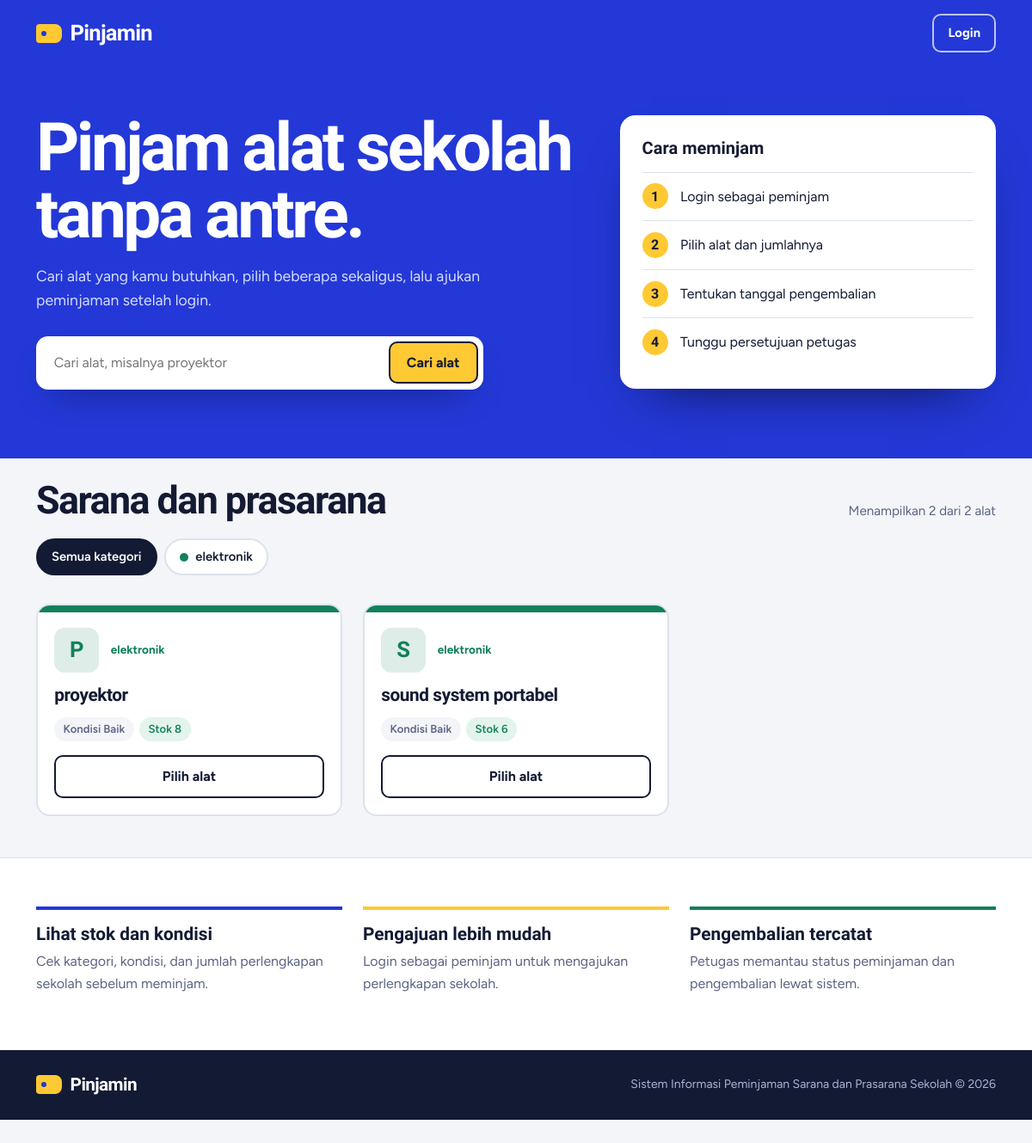
The page / on the database its author committed.
### tables this page shows
CREATE TABLE `alat` (
  `id_alat` int(11) NOT NULL,
  `id_kategori` int(11) NOT NULL,
  `nama_alat` varchar(100) NOT NULL,
  `stok` int(11) NOT NULL DEFAULT 0,
  `kondisi` enum('baik','rusak','','') NOT NULL DEFAULT 'baik'
);

CREATE TABLE `kategori` (
  `id_kategori` int(11) NOT NULL,
  `nama_kategori` varchar(50) NOT NULL
);

### index.php (the view, shortened to what this page needs)
<?php
include 'koneksi.php';
$alatSekolah = [];
$kategoriList = [];
$query = mysqli_query($koneksi, "
    SELECT a.id_alat, a.nama_alat, a.stok, a.kondisi,
           k.id_kategori, k.nama_kategori
    FROM alat a
    LEFT JOIN kategori k ON a.id_kategori = k.id_kategori
    ORDER BY k.nama_kategori ASC, a.nama_alat ASC
");
if ($query) {
    while ($row = mysqli_fetch_assoc($query)) {
        $alatSekolah[] = $row;
        if (!empty($row['nama_kategori'])) {
            $kategoriList[$row['id_kategori']] = $row['nama_kategori'];
        }
    }
}
function e($value) {
    return htmlspecialchars((string) ($value ?? ''), ENT_QUOTES, 'UTF-8');
}
$paletKategori = ['#2338d6', '#d9480f', '#12805c', '#7c3aed', '#b45309', '#0b7285'];
function warnaKategori($id, $palet) {
    return $palet[(int) $id % count($palet)];
}
function hurufAwal($teks) {
    $teks = trim((string) $teks);
    return function_exists('mb_substr')
        ? mb_strtoupper(mb_substr($teks, 0, 1, 'UTF-8'), 'UTF-8')
        : strtoupper(substr($teks, 0, 1));
}
$sudahLogin = isset($_SESSION['login'])
    && ($_SESSION['role'] ?? '') === 'peminjam'
    && isset($_SESSION['id_peminjam']);
?>
<!DOCTYPE html>
<html lang="id">
<head>
    <link href="https://cdn.jsdelivr.net/npm/bootstrap@5.3.3/dist/css/bootstrap.min.css" rel="stylesheet">
</head>
<body>
<nav class="site-nav py-3">
    <div class="container d-flex justify-content-between align-items-center flex-wrap gap-3">
        <a class="brand" href="index.php">
            <span class="brand-mark" aria-hidden="true"></span>Pinjamin
        </a>
        <div class="nav-user">
            <?php if ($sudahLogin): ?>
                <span class="nav-user-name">
                    Halo, <?= e($_SESSION['username'] ?? 'Peminjam') ?>
                </span>
                <a href="peminjam/index.php" class="btn-ghost">Dashboard Peminjam</a>
                <a href="logout.php" class="btn-ghost"
                   onclick="return confirm('Yakin ingin keluar?')">Logout</a>
            <?php else: ?>
                <a href="login.php" class="btn-ghost">Login</a>
            <?php endif; ?>
        </div>
    </div>
</nav>
<header class="hero">
    <div class="container">
        <div class="row align-items-center g-5">
            <div class="col-lg-7">
                <h1>Pinjam alat sekolah tanpa antre.</h1>
                <p class="hero-copy">
                    Cari alat yang kamu butuhkan, pilih beberapa sekaligus,
                    lalu ajukan peminjaman setelah login.
                </p>
                <form class="search-box" id="form-cari" role="search">
                    <input
                        type="search"
                        id="cari"
                        placeholder="Cari alat, misalnya proyektor"
                        autocomplete="off">
                    <button type="submit" class="btn-main">Cari alat</button>
                </form>
            </div>
            <div class="col-lg-5">
                <div class="how-card">
                    <h2>Cara meminjam</h2>
                    <ol>
                        <li>Login sebagai peminjam</li>
                        <li>Pilih alat dan jumlahnya</li>
                        <li>Tentukan tanggal pengembalian</li>
                        <li>Tunggu persetujuan petugas</li>
                    </ol>
                </div>
            </div>
        </div>
    </div>
</header>
<section class="inventory-section" id="daftar-sarpras">
    <div class="container">
        <div class="inventory-head">
            <h2 class="section-heading">Sarana dan prasarana</h2>
            <p class="hasil-info" id="hasil-info" aria-live="polite"></p>
        </div>
        <div class="category-list" aria-label="Filter kategori">
            <button type="button" class="category-button active" data-category="all">
                Semua kategori
            </button>
            <?php foreach ($kategoriList as $idKategori => $namaKategori): ?>
                <button
                    type="button"
                    class="category-button"
                    style="--c: <?= e(warnaKategori($idKategori, $paletKategori)) ?>"
                    data-category="<?= (int) $idKategori ?>">
                    <span class="dot" aria-hidden="true"></span>
                    <?= e($namaKategori) ?>
                </button>
            <?php endforeach; ?>
        </div>
        <div class="row g-4" id="daftar-item">
            <?php if (count($alatSekolah) > 0): ?>
                <?php foreach ($alatSekolah as $item): ?>
                    <?php
                    $stok = (int) $item['stok'];
                    $kondisiBaik = $item['kondisi'] === 'baik';
                    $tersedia = $stok > 0 && $kondisiBaik;
                    $warna = warnaKategori($item['id_kategori'] ?? null, $paletKategori);
                    $idAlat = (int) $item['id_alat'];
                    ?>
                    <div
                        class="col-sm-6 col-lg-4 item-column"
                        data-category="<?= (int) ($item['id_kategori'] ?? 0) ?>"
                        data-nama="<?= e(strtolower($item['nama_alat'] . ' ' . ($item['nama_kategori'] ?? ''))) ?>">
                        <article class="item-card<?= $tersedia ? '' : ' unavailable' ?>"
                                 style="--c: <?= e($warna) ?>">
                            <div class="item-body">
                                <div class="item-top">
                                    <div class="item-tile" aria-hidden="true">
                                        <?= e(hurufAwal($item['nama_alat'])) ?>
                                    </div>
                                    <p class="item-category">
                                        <?= e($item['nama_kategori'] ?? 'Belum berkategori') ?>
                                    </p>
                                </div>
                                <h3 class="item-name"><?= e($item['nama_alat']) ?></h3>
                                <div class="item-meta">
                                    <span class="chip">
                                        Kondisi <?= e(ucfirst($item['kondisi'])) ?>
                                    </span>
                                    <?php if ($tersedia && $stok <= 3): ?>
                                        <span class="chip low">Sisa <?= $stok ?></span>
                                    <?php elseif ($tersedia): ?>
                                        <span class="chip ok">Stok <?= $stok ?></span>
                                    <?php elseif ($stok <= 0): ?>
                                        <span class="chip bad">Stok habis</span>
                                    <?php else: ?>
                                        <span class="chip bad">Tidak layak pinjam</span>
                                    <?php endif; ?>
                                </div>
                                <div class="item-action">
                                    <?php if ($tersedia): ?>
                                        <button
                                            type="button"
                                            class="pilih-alat"
                                            data-id="<?= $idAlat ?>"
                                            data-stok="<?= $stok ?>"
                                            aria-pressed="false"
                                            onclick="pilihAlat(this)">
                                            Pilih alat
                                        </button>
                                    <?php else: ?>
                                        <button type="button" class="pilih-alat" disabled>
                                            Tidak bisa dipinjam
                                        </button>
                                    <?php endif; ?>
                                </div>
                            </div>
                        </article>
                    </div>
                <?php endforeach; ?>
            <?php endif; ?>
        </div>
    </div>
</section>
<section class="about-section">
    <div class="container">
        <div class="row g-4">
            <div class="col-md-4">
                <div class="about-item" style="--c: #2338d6">
                    <h3>Lihat stok dan kondisi</h3>
                    <p>Cek kategori, kondisi, dan jumlah perlengkapan sekolah sebelum meminjam.</p>
                </div>
            </div>
            <div class="col-md-4">
                <div class="about-item" style="--c: #ffc933">
                    <h3>Pengajuan lebih mudah</h3>
                    <p>Login sebagai peminjam untuk mengajukan perlengkapan sekolah.</p>
                </div>
            </div>
            <div class="col-md-4">
                <div class="about-item" style="--c: #12805c">
                    <h3>Pengembalian tercatat</h3>
                    <p>Petugas memantau status peminjaman dan pengembalian lewat sistem.</p>
                </div>
            </div>
        </div>
    </div>
</section>
<footer>
    <div class="container d-flex flex-column flex-md-row justify-content-between align-items-center gap-2">
        <a class="brand" href="index.php" style="font-size:1.3rem">
            <span class="brand-mark" aria-hidden="true"></span>Pinjamin
        </a>
        <small>Sistem Informasi Peminjaman Sarana dan Prasarana Sekolah &copy; 2026</small>
    </div>
</footer>
</body>
</html>

### rows shown on the page
alat: nama_alat "P", id_kategori.nama_kategori "elektronik", nama_alat "proyektor", kondisi "Baik", stok "8"
alat: nama_alat "S", id_kategori.nama_kategori "elektronik", nama_alat "sound system portabel", kondisi "Baik", stok "6"

### other values the page prints
$namaKategori "elektronik"
